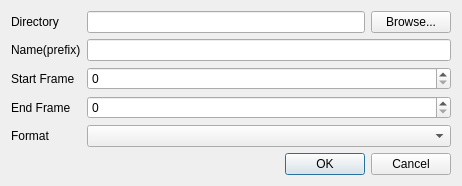
<?xml version="1.0" encoding="UTF-8"?>
<ui version="4.0">
 <class>ExportImage</class>
 <widget class="QDialog" name="ExportImage">
  <property name="geometry">
   <rect>
    <x>0</x>
    <y>0</y>
    <width>462</width>
    <height>159</height>
   </rect>
  </property>
  <property name="windowTitle">
   <string>Dialog</string>
  </property>
  <layout class="QGridLayout" name="gridLayout">
   <item row="3" column="1" colspan="2">
    <widget class="QSpinBox" name="sbEnd">
     <property name="toolTip">
      <string>&lt;html&gt;&lt;head/&gt;&lt;body&gt;&lt;p&gt;The last frame that should be exported, -1 for the last frame.&lt;/p&gt;&lt;/body&gt;&lt;/html&gt;</string>
     </property>
     <property name="minimum">
      <number>0</number>
     </property>
     <property name="value">
      <number>0</number>
     </property>
    </widget>
   </item>
   <item row="3" column="0">
    <widget class="QLabel" name="label_3">
     <property name="text">
      <string>End Frame</string>
     </property>
    </widget>
   </item>
   <item row="2" column="1" colspan="2">
    <widget class="QSpinBox" name="sbStart">
     <property name="toolTip">
      <string>&lt;html&gt;&lt;head/&gt;&lt;body&gt;&lt;p&gt;First frame that should be exported.&lt;/p&gt;&lt;/body&gt;&lt;/html&gt;</string>
     </property>
    </widget>
   </item>
   <item row="1" column="0">
    <widget class="QLabel" name="label_4">
     <property name="text">
      <string>Name(prefix)</string>
     </property>
    </widget>
   </item>
   <item row="2" column="0">
    <widget class="QLabel" name="label_2">
     <property name="text">
      <string>Start Frame</string>
     </property>
    </widget>
   </item>
   <item row="1" column="1" colspan="2">
    <widget class="QLineEdit" name="leName"/>
   </item>
   <item row="0" column="0">
    <widget class="QLabel" name="label">
     <property name="text">
      <string>Directory</string>
     </property>
    </widget>
   </item>
   <item row="0" column="2">
    <widget class="QPushButton" name="btnBrowse">
     <property name="text">
      <string>Browse...</string>
     </property>
    </widget>
   </item>
   <item row="0" column="1">
    <widget class="QLineEdit" name="leDirectory"/>
   </item>
   <item row="5" column="0" colspan="3">
    <widget class="QDialogButtonBox" name="buttonBox">
     <property name="orientation">
      <enum>Qt::Horizontal</enum>
     </property>
     <property name="standardButtons">
      <set>QDialogButtonBox::Cancel|QDialogButtonBox::Ok</set>
     </property>
    </widget>
   </item>
   <item row="4" column="0">
    <widget class="QLabel" name="label_5">
     <property name="text">
      <string>Format</string>
     </property>
    </widget>
   </item>
   <item row="4" column="1" colspan="2">
    <widget class="QComboBox" name="cbFormat">
     <property name="currentText">
      <string/>
     </property>
     <property name="currentIndex">
      <number>-1</number>
     </property>
    </widget>
   </item>
  </layout>
 </widget>
 <resources/>
 <connections>
  <connection>
   <sender>buttonBox</sender>
   <signal>accepted()</signal>
   <receiver>ExportImage</receiver>
   <slot>accept()</slot>
   <hints>
    <hint type="sourcelabel">
     <x>248</x>
     <y>254</y>
    </hint>
    <hint type="destinationlabel">
     <x>157</x>
     <y>274</y>
    </hint>
   </hints>
  </connection>
  <connection>
   <sender>buttonBox</sender>
   <signal>rejected()</signal>
   <receiver>ExportImage</receiver>
   <slot>reject()</slot>
   <hints>
    <hint type="sourcelabel">
     <x>316</x>
     <y>260</y>
    </hint>
    <hint type="destinationlabel">
     <x>286</x>
     <y>274</y>
    </hint>
   </hints>
  </connection>
 </connections>
</ui>
